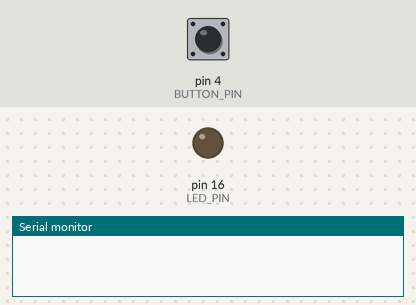
Bench run of a sketch on a simulated Arduino Uno, built with avr-gcc and run on an emulated ATmega328P. Parts: output pins drawn as LEDs (lit = HIGH), the last lines printed to the serial monitor. The test bench sets the inputs (shaded band); at power-on: pin 4 (BUTTON_PIN) HIGH.

Above: at 1.2 s.
1.3 s: pin 4 (BUTTON_PIN) pulled LOW for 0.15 s
At 2.2 s:
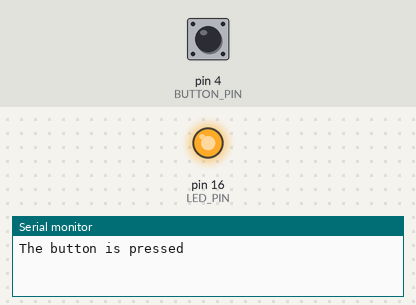
2.9 s: pin 4 (BUTTON_PIN) pulled LOW for 1 s
At 3.4 s:
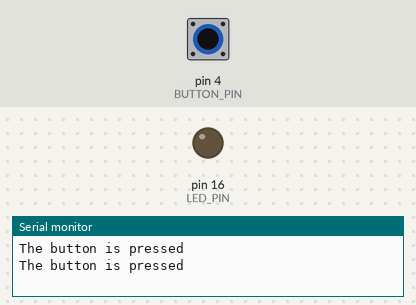
5.4 s: pin 4 (BUTTON_PIN) pulled LOW for 3.2 s
At 6.5 s:
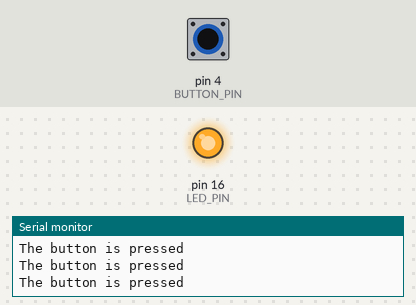
Timing chart, 0 to 8.4 s (numbered marks = the images above; inputs shaded):
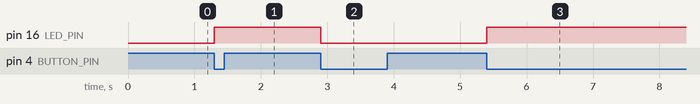

Measured:
- after the input at 1.3 s, pin 16 (LED_PIN): LOW → HIGH at once
- after the input at 2.9 s, pin 16 (LED_PIN): HIGH → LOW at once
- after the input at 5.4 s, pin 16 (LED_PIN): LOW → HIGH at once

The sketch:

Button5000.ino
```cpp
// constants won't change
const int BUTTON_PIN = 4; // Arduino pin connected to button's pin
const int LED_PIN = 16; // Arduino pin connected to LED's pin
const int DEBOUNCE_DELAY = 50;   // the debounce time; increase if the output flickers

// variables will change:
int lastSteadyState = LOW;       // the previous steady state from the input pin
int lastFlickerableState = LOW;  // the previous flickerable state from the input pin
int ledState = LOW;     // the current state of LED
int lastButtonState;    // the previous state of button
int currentButtonState; // the current state of button

// the following variables are unsigned longs because the time, measured in
// milliseconds, will quickly become a bigger number than can be stored in an int.
unsigned long lastDebounceTime = 0;  // the last time the output pin was toggled

void setup() {
  Serial.begin(115200);                // initialize serial
  pinMode(BUTTON_PIN, INPUT_PULLUP); // set arduino pin to input pull-up mode
  pinMode(LED_PIN, OUTPUT);          // set arduino pin to output mode

  currentButtonState = digitalRead(BUTTON_PIN);
}

void loop() {
   if (currentButtonState != lastFlickerableState) {
    // reset the debouncing timer
    lastDebounceTime = millis();
    // save the the last flickerable state
    lastFlickerableState = currentButtonState;
  }

  lastButtonState    = currentButtonState;      // save the last state
  currentButtonState = digitalRead(BUTTON_PIN); // read new state

  if(lastButtonState == HIGH && currentButtonState == LOW) {
    Serial.println("The button is pressed");

    // toggle state of LED
    ledState = !ledState;

    // control LED arccoding to the toggled state
    digitalWrite(LED_PIN, ledState);
    delay(200);
  }
}
```
